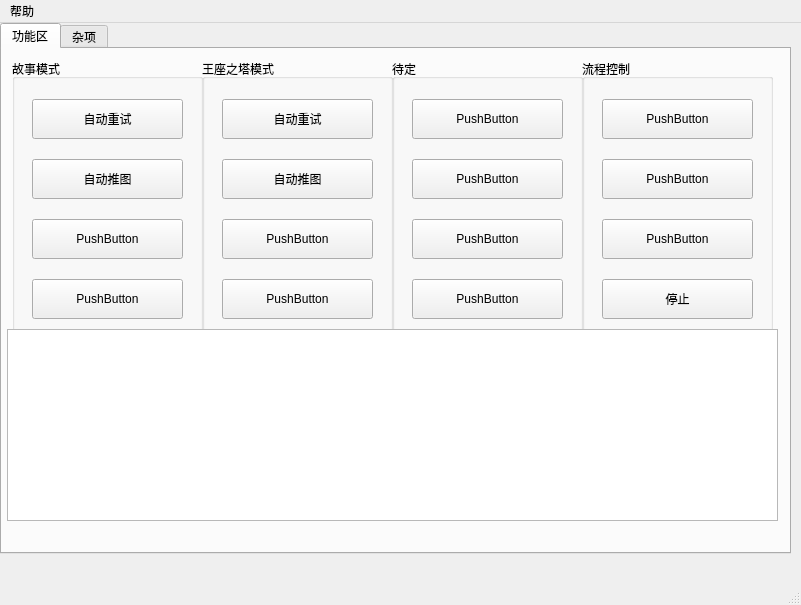
<?xml version="1.0" encoding="UTF-8"?>
<ui version="4.0">
 <class>MainWindow</class>
 <widget class="QMainWindow" name="MainWindow">
  <property name="geometry">
   <rect>
    <x>0</x>
    <y>0</y>
    <width>801</width>
    <height>605</height>
   </rect>
  </property>
  <property name="windowTitle">
   <string>afk-arena-tools V1.0.6</string>
  </property>
  <widget class="QWidget" name="centralwidget">
   <widget class="QTabWidget" name="tabWidget">
    <property name="geometry">
     <rect>
      <x>0</x>
      <y>0</y>
      <width>791</width>
      <height>531</height>
     </rect>
    </property>
    <property name="currentIndex">
     <number>0</number>
    </property>
    <widget class="QWidget" name="tab">
     <attribute name="title">
      <string>功能区</string>
     </attribute>
     <widget class="QGroupBox" name="groupBox">
      <property name="geometry">
       <rect>
        <x>10</x>
        <y>10</y>
        <width>191</width>
        <height>281</height>
       </rect>
      </property>
      <property name="title">
       <string>故事模式</string>
      </property>
      <widget class="QPushButton" name="pushButton">
       <property name="geometry">
        <rect>
         <x>20</x>
         <y>40</y>
         <width>151</width>
         <height>40</height>
        </rect>
       </property>
       <property name="text">
        <string>自动重试</string>
       </property>
      </widget>
      <widget class="QPushButton" name="pushButton_2">
       <property name="geometry">
        <rect>
         <x>20</x>
         <y>100</y>
         <width>151</width>
         <height>40</height>
        </rect>
       </property>
       <property name="text">
        <string>自动推图</string>
       </property>
      </widget>
      <widget class="QPushButton" name="pushButton_3">
       <property name="geometry">
        <rect>
         <x>20</x>
         <y>160</y>
         <width>151</width>
         <height>40</height>
        </rect>
       </property>
       <property name="text">
        <string>PushButton</string>
       </property>
      </widget>
      <widget class="QPushButton" name="pushButton_4">
       <property name="geometry">
        <rect>
         <x>20</x>
         <y>220</y>
         <width>151</width>
         <height>40</height>
        </rect>
       </property>
       <property name="text">
        <string>PushButton</string>
       </property>
      </widget>
     </widget>
     <widget class="QGroupBox" name="groupBox_2">
      <property name="geometry">
       <rect>
        <x>200</x>
        <y>10</y>
        <width>191</width>
        <height>281</height>
       </rect>
      </property>
      <property name="title">
       <string>王座之塔模式</string>
      </property>
      <widget class="QPushButton" name="pushButton_5">
       <property name="geometry">
        <rect>
         <x>20</x>
         <y>40</y>
         <width>151</width>
         <height>40</height>
        </rect>
       </property>
       <property name="text">
        <string>自动重试</string>
       </property>
      </widget>
      <widget class="QPushButton" name="pushButton_6">
       <property name="geometry">
        <rect>
         <x>20</x>
         <y>100</y>
         <width>151</width>
         <height>40</height>
        </rect>
       </property>
       <property name="text">
        <string>自动推图</string>
       </property>
      </widget>
      <widget class="QPushButton" name="pushButton_7">
       <property name="geometry">
        <rect>
         <x>20</x>
         <y>160</y>
         <width>151</width>
         <height>40</height>
        </rect>
       </property>
       <property name="text">
        <string>PushButton</string>
       </property>
      </widget>
      <widget class="QPushButton" name="pushButton_8">
       <property name="geometry">
        <rect>
         <x>20</x>
         <y>220</y>
         <width>151</width>
         <height>40</height>
        </rect>
       </property>
       <property name="text">
        <string>PushButton</string>
       </property>
      </widget>
     </widget>
     <widget class="QGroupBox" name="groupBox_3">
      <property name="geometry">
       <rect>
        <x>390</x>
        <y>10</y>
        <width>191</width>
        <height>281</height>
       </rect>
      </property>
      <property name="title">
       <string>待定</string>
      </property>
      <widget class="QPushButton" name="pushButton_9">
       <property name="geometry">
        <rect>
         <x>20</x>
         <y>40</y>
         <width>151</width>
         <height>40</height>
        </rect>
       </property>
       <property name="text">
        <string>PushButton</string>
       </property>
      </widget>
      <widget class="QPushButton" name="pushButton_10">
       <property name="geometry">
        <rect>
         <x>20</x>
         <y>100</y>
         <width>151</width>
         <height>40</height>
        </rect>
       </property>
       <property name="text">
        <string>PushButton</string>
       </property>
      </widget>
      <widget class="QPushButton" name="pushButton_11">
       <property name="geometry">
        <rect>
         <x>20</x>
         <y>160</y>
         <width>151</width>
         <height>40</height>
        </rect>
       </property>
       <property name="text">
        <string>PushButton</string>
       </property>
      </widget>
      <widget class="QPushButton" name="pushButton_12">
       <property name="geometry">
        <rect>
         <x>20</x>
         <y>220</y>
         <width>151</width>
         <height>40</height>
        </rect>
       </property>
       <property name="text">
        <string>PushButton</string>
       </property>
      </widget>
     </widget>
     <widget class="QGroupBox" name="groupBox_4">
      <property name="geometry">
       <rect>
        <x>580</x>
        <y>10</y>
        <width>191</width>
        <height>281</height>
       </rect>
      </property>
      <property name="title">
       <string>流程控制</string>
      </property>
      <widget class="QPushButton" name="pushButton_17">
       <property name="geometry">
        <rect>
         <x>20</x>
         <y>40</y>
         <width>151</width>
         <height>40</height>
        </rect>
       </property>
       <property name="text">
        <string>PushButton</string>
       </property>
      </widget>
      <widget class="QPushButton" name="pushButton_18">
       <property name="geometry">
        <rect>
         <x>20</x>
         <y>100</y>
         <width>151</width>
         <height>40</height>
        </rect>
       </property>
       <property name="text">
        <string>PushButton</string>
       </property>
      </widget>
      <widget class="QPushButton" name="pushButton_19">
       <property name="geometry">
        <rect>
         <x>20</x>
         <y>160</y>
         <width>151</width>
         <height>40</height>
        </rect>
       </property>
       <property name="text">
        <string>PushButton</string>
       </property>
      </widget>
      <widget class="QPushButton" name="pushButton_20">
       <property name="geometry">
        <rect>
         <x>20</x>
         <y>220</y>
         <width>151</width>
         <height>40</height>
        </rect>
       </property>
       <property name="text">
        <string>停止</string>
       </property>
      </widget>
     </widget>
     <widget class="QTextBrowser" name="textBrowser">
      <property name="geometry">
       <rect>
        <x>5</x>
        <y>280</y>
        <width>771</width>
        <height>192</height>
       </rect>
      </property>
     </widget>
    </widget>
    <widget class="QWidget" name="tab_2">
     <attribute name="title">
      <string>杂项</string>
     </attribute>
     <widget class="QGroupBox" name="groupBox_5">
      <property name="geometry">
       <rect>
        <x>10</x>
        <y>10</y>
        <width>251</width>
        <height>241</height>
       </rect>
      </property>
      <property name="title">
       <string>ADB功能区</string>
      </property>
      <widget class="QPushButton" name="pushButton_21">
       <property name="geometry">
        <rect>
         <x>10</x>
         <y>90</y>
         <width>221</width>
         <height>40</height>
        </rect>
       </property>
       <property name="text">
        <string>WIFI连接手机</string>
       </property>
      </widget>
      <widget class="QPushButton" name="pushButton_22">
       <property name="geometry">
        <rect>
         <x>10</x>
         <y>190</y>
         <width>221</width>
         <height>40</height>
        </rect>
       </property>
       <property name="text">
        <string>获取截图</string>
       </property>
      </widget>
      <widget class="QPushButton" name="pushButton_23">
       <property name="geometry">
        <rect>
         <x>10</x>
         <y>140</y>
         <width>221</width>
         <height>40</height>
        </rect>
       </property>
       <property name="text">
        <string>USB连接手机</string>
       </property>
      </widget>
      <widget class="QLineEdit" name="lineEdit">
       <property name="geometry">
        <rect>
         <x>10</x>
         <y>40</y>
         <width>171</width>
         <height>34</height>
        </rect>
       </property>
      </widget>
      <widget class="QPushButton" name="pushButton_29">
       <property name="geometry">
        <rect>
         <x>180</x>
         <y>40</y>
         <width>51</width>
         <height>40</height>
        </rect>
       </property>
       <property name="text">
        <string>保存</string>
       </property>
      </widget>
     </widget>
     <widget class="QGroupBox" name="groupBox_6">
      <property name="geometry">
       <rect>
        <x>260</x>
        <y>10</y>
        <width>251</width>
        <height>241</height>
       </rect>
      </property>
      <property name="title">
       <string>待定</string>
      </property>
      <widget class="QPushButton" name="pushButton_25">
       <property name="geometry">
        <rect>
         <x>10</x>
         <y>40</y>
         <width>221</width>
         <height>40</height>
        </rect>
       </property>
       <property name="text">
        <string>PushButton</string>
       </property>
      </widget>
      <widget class="QPushButton" name="pushButton_26">
       <property name="geometry">
        <rect>
         <x>10</x>
         <y>90</y>
         <width>221</width>
         <height>40</height>
        </rect>
       </property>
       <property name="text">
        <string>PushButton</string>
       </property>
      </widget>
      <widget class="QPushButton" name="pushButton_27">
       <property name="geometry">
        <rect>
         <x>10</x>
         <y>140</y>
         <width>221</width>
         <height>40</height>
        </rect>
       </property>
       <property name="text">
        <string>PushButton</string>
       </property>
      </widget>
      <widget class="QPushButton" name="pushButton_28">
       <property name="geometry">
        <rect>
         <x>10</x>
         <y>190</y>
         <width>221</width>
         <height>40</height>
        </rect>
       </property>
       <property name="text">
        <string>PushButton</string>
       </property>
      </widget>
     </widget>
     <widget class="QGroupBox" name="groupBox_7">
      <property name="geometry">
       <rect>
        <x>520</x>
        <y>10</y>
        <width>251</width>
        <height>241</height>
       </rect>
      </property>
      <property name="title">
       <string>分辨率设置</string>
      </property>
      <widget class="QCheckBox" name="checkBox">
       <property name="geometry">
        <rect>
         <x>10</x>
         <y>190</y>
         <width>221</width>
         <height>34</height>
        </rect>
       </property>
       <property name="text">
        <string>使用720/1080的比例</string>
       </property>
      </widget>
      <widget class="QRadioButton" name="radioButton">
       <property name="geometry">
        <rect>
         <x>10</x>
         <y>40</y>
         <width>221</width>
         <height>41</height>
        </rect>
       </property>
       <property name="text">
        <string>1440P / 2K (1440x2560)</string>
       </property>
      </widget>
      <widget class="QRadioButton" name="radioButton_2">
       <property name="geometry">
        <rect>
         <x>10</x>
         <y>90</y>
         <width>221</width>
         <height>41</height>
        </rect>
       </property>
       <property name="text">
        <string>1080P (1080x1920)</string>
       </property>
      </widget>
      <widget class="QRadioButton" name="radioButton_3">
       <property name="geometry">
        <rect>
         <x>10</x>
         <y>140</y>
         <width>221</width>
         <height>41</height>
        </rect>
       </property>
       <property name="text">
        <string>720P (720x1280)</string>
       </property>
      </widget>
     </widget>
    </widget>
   </widget>
  </widget>
  <widget class="QMenuBar" name="menubar">
   <property name="geometry">
    <rect>
     <x>0</x>
     <y>0</y>
     <width>801</width>
     <height>26</height>
    </rect>
   </property>
   <widget class="QMenu" name="menu">
    <property name="title">
     <string>帮助</string>
    </property>
    <addaction name="action"/>
    <addaction name="action_2"/>
   </widget>
   <addaction name="menu"/>
  </widget>
  <widget class="QStatusBar" name="statusbar"/>
  <action name="action">
   <property name="text">
    <string>afk-arena-tools 帮助</string>
   </property>
  </action>
  <action name="action_2">
   <property name="text">
    <string>关于</string>
   </property>
  </action>
 </widget>
 <resources/>
 <connections/>
</ui>
